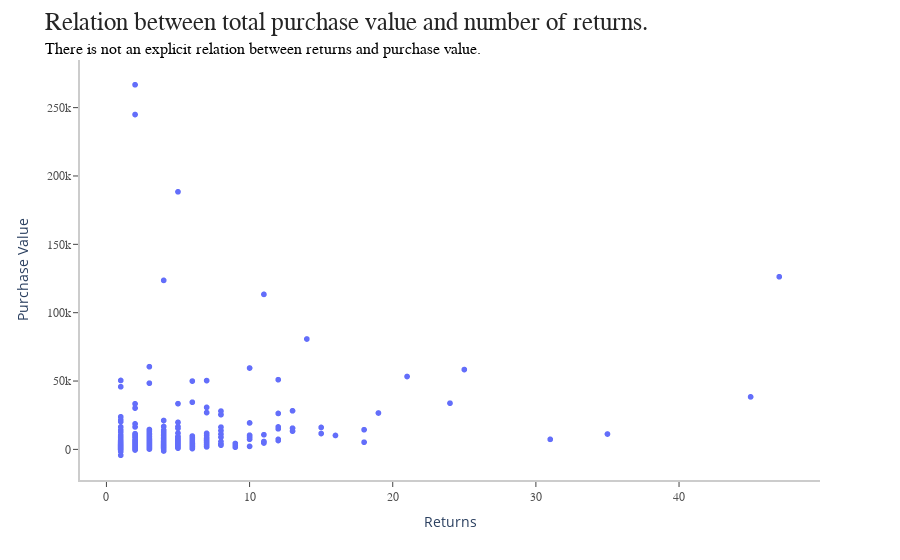

Notebook cell for this chart:
### Code cell
data = df_clusters[df_clusters['number_returns']>0]
fig = px.scatter(x=data['number_returns'], y=data['total_purchase'])

annotations = []
annotations.append(dict(xref='paper', yref='paper',
                        x=-0.05, y=1.0,
                                  xanchor='left', yanchor='bottom',
                                  text='There is not an explicit relation between returns and purchase value.',
                                  font=dict(family='Arial',
                                            size=16, 
                                            color = 'black'),
                                  showarrow=False))


fig.update_layout(figure_layout(title_text='Relation between total purchase value and number of returns.',
                                x_label='Returns',
                                y_label='Purchase Value',
                               annotations=annotations))

fig.show()

### Figure 1 — Plotly figure (JSON) as saved in the notebook; plotly's stock layout.template omitted (floating-point values rounded to 4 significant figures; data arrays with more than 128 entries replaced by an {"elided": "..."} marker saying what was removed)
{"data": [{"hovertemplate": "x=%{x}<br>y=%{y}<extra></extra>", "legendgroup": "", "marker": {"color": "#636efa", "symbol": "circle"}, "mode": "markers", "name": "", "showlegend": false, "type": "scattergl", "x": {"elided": "1547 int values"}, "xaxis": "x", "y": {"elided": "1547 float values"}, "yaxis": "y"}], "layout": {"annotations": [{"font": {"color": "black", "family": "Arial", "size": 16}, "showarrow": false, "text": "There is not an explicit relation between returns and purchase value.", "x": -0.05, "xanchor": "left", "xref": "paper", "y": 1, "yanchor": "bottom", "yref": "paper"}], "autosize": false, "legend": {"tracegroupgap": 0}, "margin": {"t": 60}, "plot_bgcolor": "white", "showlegend": false, "title": {"font": {"color": "rgb(37,37,37)", "family": "Arial", "size": 25}, "text": "Relation between total purchase value and number of returns."}, "xaxis": {"anchor": "y", "domain": [0, 1], "linecolor": "rgb(204, 204, 204)", "linewidth": 2, "showgrid": false, "showline": true, "showticklabels": true, "tickfont": {"color": "rgb(82, 82, 82)", "family": "Arial", "size": 12}, "ticks": "outside", "title": {"text": "Returns"}}, "yaxis": {"anchor": "x", "domain": [0, 1], "linecolor": "rgb(204, 204, 204)", "linewidth": 2, "showgrid": false, "showline": true, "showticklabels": true, "tickfont": {"color": "rgb(82, 82, 82)", "family": "Arial", "size": 12}, "ticks": "outside", "title": {"text": "Purchase Value"}}}}
